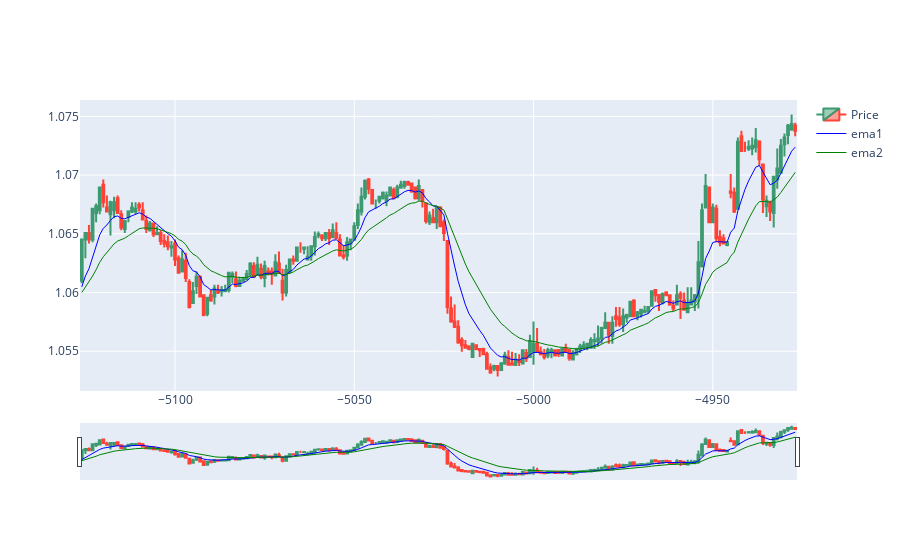

The cell this chart's notebook holds for it:
### Markdown cell above
# Jump data to special index

### Code cell
lt.plotter.jump(1000, 200)
lt.plotter.plot()

### Figure 1 — Plotly figure (JSON) as saved in the notebook; plotly's stock layout.template omitted (floating-point values rounded to 4 significant figures; data arrays with more than 128 entries replaced by an {"elided": "..."} marker saying what was removed)
{"data": [{"close": {"elided": "200 float values"}, "high": {"elided": "200 float values"}, "low": {"elided": "200 float values"}, "name": "Price", "open": {"elided": "200 float values"}, "type": "candlestick", "x": {"elided": "200 int values"}}, {"line": {"color": "blue", "width": 1}, "meta": {"elided": "200 str values"}, "name": "ema1", "type": "scatter", "x": {"elided": "200 int values"}, "y": {"elided": "200 float values"}}, {"line": {"color": "green", "width": 1}, "meta": {"elided": "200 str values"}, "name": "ema2", "type": "scatter", "x": {"elided": "200 int values"}, "y": {"elided": "200 float values"}}], "layout": {}}
